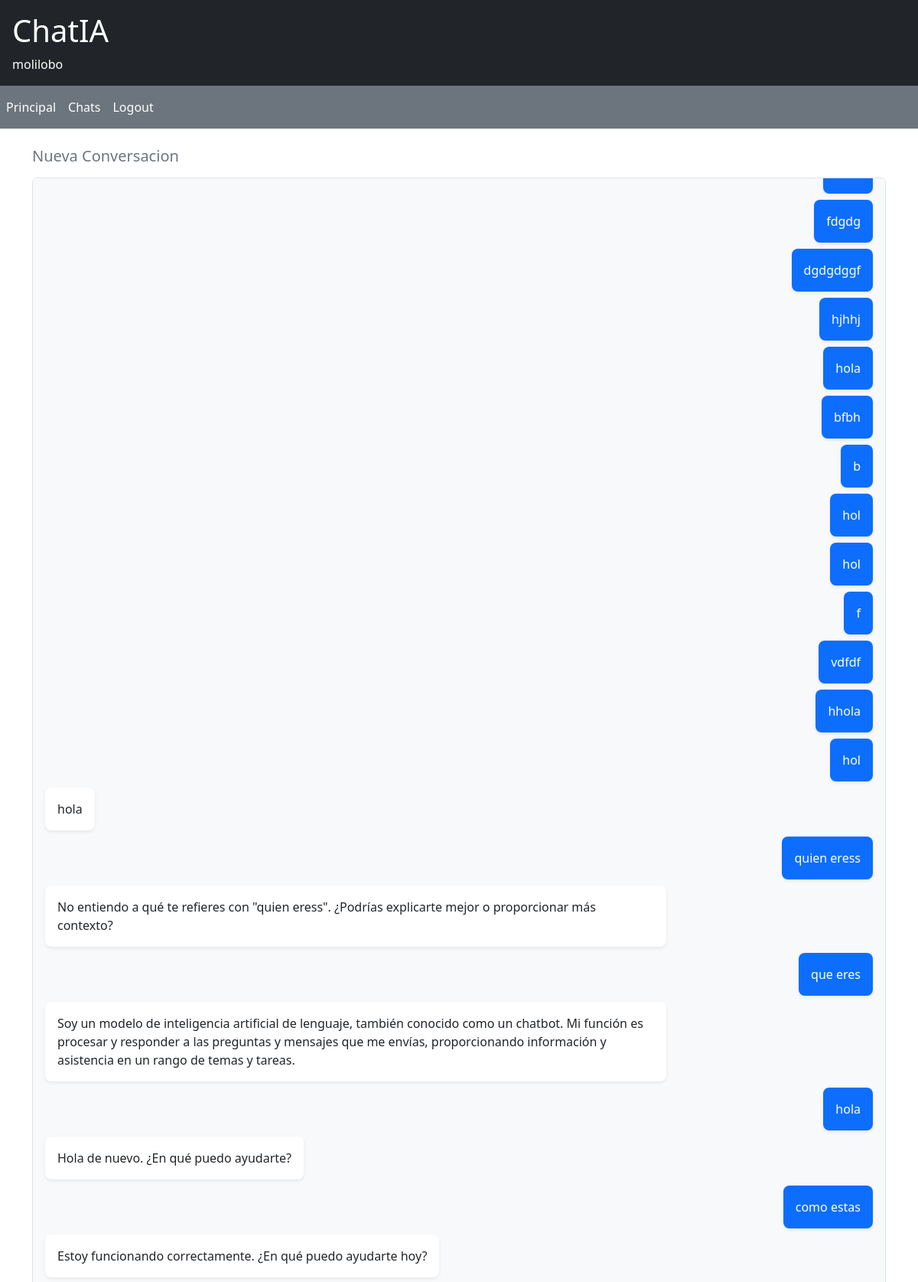
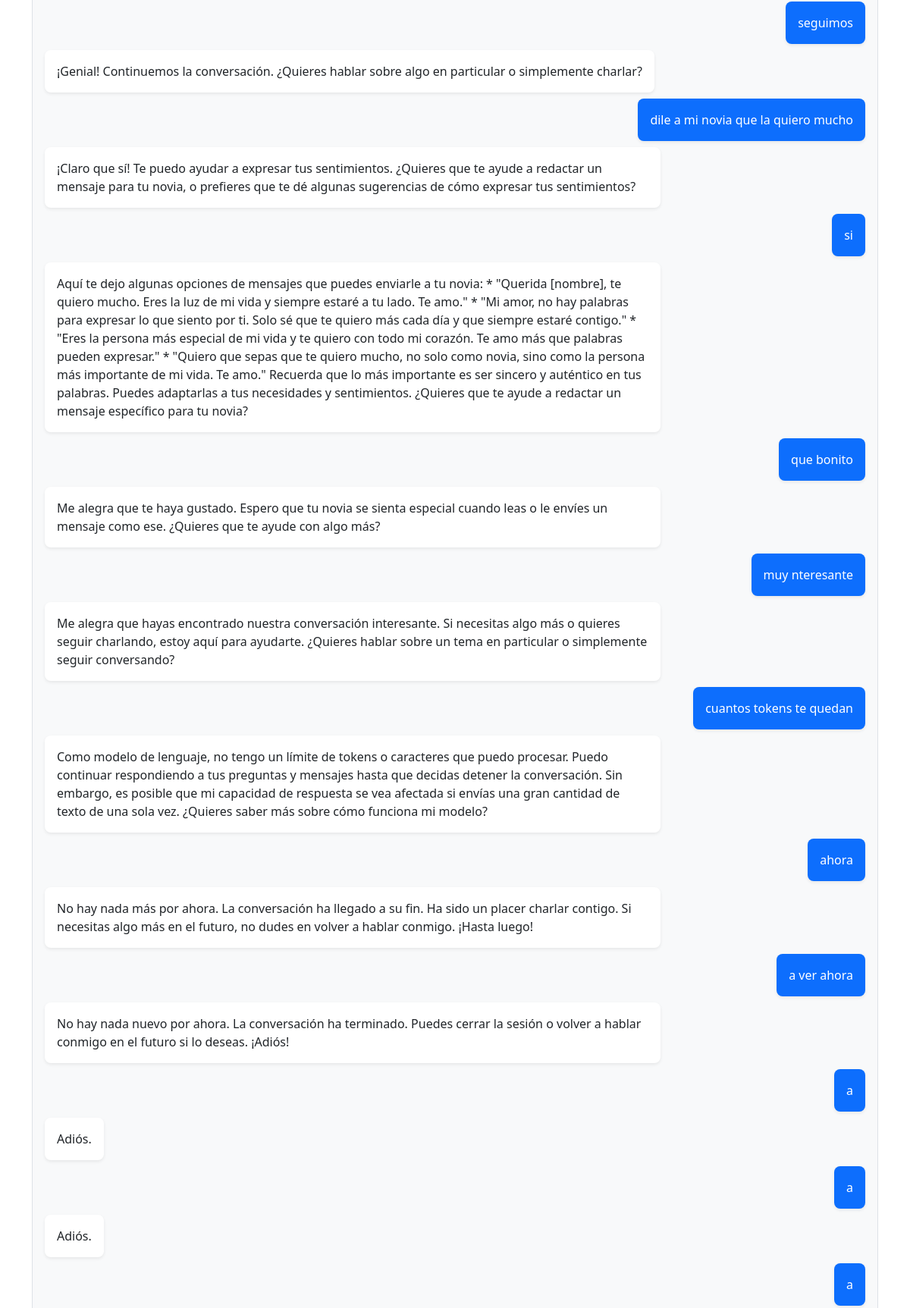
The page /chat/2/ (signed in, upper part) on the database its author committed (2 pictures, top to bottom).
### chat/models.py (models this page shows, shortened)
class Conversacion(models.Model):
        usuario = models.ForeignKey(User, on_delete=models.CASCADE)
        titulo  = models.CharField(max_length=100)
        creada = models.DateTimeField(auto_now_add=True)

class Mensaje(models.Model):
    ROL_CHOIZES = [
        ('User', 'Usuario'),
        ('assistant', 'Asistente'),
    ]
    conversacion = models.ForeignKey(Conversacion, on_delete=models.CASCADE)
    rol = models.CharField(max_length=20, choices=ROL_CHOIZES)
    contenido = models.TextField()
    creado = models.DateTimeField(auto_now_add=True)

### chat/views.py (the view, shortened to what this page needs)
# urls.py: path('chat/<int:id>/',views.chat_detalle,name='chat_detalle')
@login_required
def chat_detalle(request,id):
    conv = get_object_or_404(Conversacion,id=id,usuario=request.user)
    mensaje = conv.mensaje_set.order_by('creado')
    return render(request,"chat/chat_detalle.html",{
            'conv':conv,
            'mensaje':mensaje})

### chat/templates/chat/chat_detalle.html (shortened to what this page needs)
{% extends "chat/base.html" %}
{% block content %}
<div class="d-flex flex-column" style="height: 75vh;">
    <h5 class="mb-3 text-secondary">{{ conv.titulo }}</h5>
    <div id="mensajes" class="flex-grow-1 overflow-auto mb-3 p-3 rounded"
         style="background:#f8f9fa; border: 1px solid #dee2e6;">
        {% if mensaje %}
            {% for msg in mensaje %}
                <div class="d-flex {% if msg.rol == 'User' %}justify-content-end{% else %}justify-content-start{% endif %} mb-2">
                    <div class="p-3 rounded-3 shadow-sm"
                         style="max-width:75%;
                                background: {% if msg.rol == 'User' %}#0d6efd{% else %}#ffffff{% endif %};
                                color: {% if msg.rol == 'User' %}#ffffff{% else %}#212529{% endif %};">
                        {{ msg.contenido }}
                    </div>
                </div>
            {% endfor %}
        {% else %}
            <p class="text-center text-muted mt-5">Escribe el primer mensaje.</p>
        {% endif %}
    </div>
</div>
{% endblock %}

### chat/templates/chat/base.html (shortened to what this page needs)
<!DOCTYPE html>
<html lang="es">
<head>
    <link href="https://cdn.jsdelivr.net/npm/bootstrap@5.3.0/dist/css/bootstrap.min.css" rel="stylesheet">
</head>
<body>
<header class="bg-dark text-white p-3">
    <a href="/" class="text-white text-decoration-none"><h1>ChatIA</h1></a>
    {% if user.is_authenticated %}
        <span>{{ user.username }}</span>
    {% endif %}
</header>
<nav class="navbar navbar-expand bg-secondary">
    <ul class="navbar-nav">
        <li class="nav-item"><a class="nav-link text-white" href="/">Principal</a></li>
        <li class="nav-item"><a class="nav-link text-white" href="/chat/">Chats</a></li>
        <li class="nav-item"><a class="nav-link text-white" href="/logout/">Logout</a></li>
    </ul>
</nav>
<main class="container mt-4">
    {% block content %}
    {% endblock %}
</main>
</body>
</html>

### rows shown on the page
Conversacion: titulo "Nueva Conversacion"
Mensaje: contenido "fdgdg"
Mensaje: contenido "dgdgdggf"
Mensaje: contenido "hjhhj"
Mensaje: contenido "hola"
Mensaje: contenido "bfbh"
Mensaje: contenido "b"
Mensaje: contenido "hol"
Mensaje: contenido "hol"
Mensaje: contenido "f"
Mensaje: contenido "vdfdf"
Mensaje: contenido "hhola"
Mensaje: contenido "hol"
Mensaje: contenido "hola"
Mensaje: contenido "quien eress"
Mensaje: contenido "No entiendo a qué te refieres con \"quien eress\". ¿Podrías explicarte mejor o proporcionar más contexto?"
Mensaje: contenido "que eres"
Mensaje: contenido "Soy un modelo de inteligencia artificial de lenguaje, también conocido como un chatbot. Mi función es procesar y responder a las preguntas y mensajes que me envías, proporcionando información y asistencia en un rango de temas y tareas."
Mensaje: contenido "hola"
Mensaje: contenido "Hola de nuevo. ¿En qué puedo ayudarte?"
Mensaje: contenido "como estas"
Mensaje: contenido "Estoy funcionando correctamente. ¿En qué puedo ayudarte hoy?"
Mensaje: contenido "seguimos"
Mensaje: contenido "¡Genial! Continuemos la conversación. ¿Quieres hablar sobre algo en particular o simplemente charlar?"
Mensaje: contenido "dile a mi novia que la quiero mucho"
Mensaje: contenido "¡Claro que sí! Te puedo ayudar a expresar tus sentimientos. ¿Quieres que te ayude a redactar un mensaje para tu novia, o prefieres que te dé algunas sugerencias de cómo expresar tus sentimientos?"
Mensaje: contenido "si"
Mensaje: contenido "Aquí te dejo algunas opciones de mensajes que puedes enviarle a tu novia: * \"Querida [nombre], te quiero mucho. Eres la luz de mi vida y siempre estaré a tu lado. Te amo.\" * \"Mi amor, no hay palabras para expresar lo que siento por ti. Solo sé que te quiero más cada día y que siempre estaré contigo.\" * \"Eres la persona más especial de mi vida y te quiero con todo mi corazón. Te amo más que palabras pueden expresar.\" * \"Quiero que sepas que te quiero mucho, no solo como novia, sino como la persona más importante de mi vida. Te amo.\" Recuerda que lo más importante es ser sincero y auténtico en tus palabras. Puedes adaptarlas a tus necesidades y sentimientos. ¿Quieres que te ayude a redactar…"
Mensaje: contenido "que bonito"
Mensaje: contenido "Me alegra que te haya gustado. Espero que tu novia se sienta especial cuando leas o le envíes un mensaje como ese. ¿Quieres que te ayude con algo más?"
Mensaje: contenido "muy nteresante"
Mensaje: contenido "Me alegra que hayas encontrado nuestra conversación interesante. Si necesitas algo más o quieres seguir charlando, estoy aquí para ayudarte. ¿Quieres hablar sobre un tema en particular o simplemente seguir conversando?"
Mensaje: contenido "cuantos tokens te quedan"
Mensaje: contenido "Como modelo de lenguaje, no tengo un límite de tokens o caracteres que puedo procesar. Puedo continuar respondiendo a tus preguntas y mensajes hasta que decidas detener la conversación. Sin embargo, es posible que mi capacidad de respuesta se vea afectada si envías una gran cantidad de texto de una sola vez. ¿Quieres saber más sobre cómo funciona mi modelo?"
Mensaje: contenido "ahora"
Mensaje: contenido "No hay nada más por ahora. La conversación ha llegado a su fin. Ha sido un placer charlar contigo. Si necesitas algo más en el futuro, no dudes en volver a hablar conmigo. ¡Hasta luego!"
Mensaje: contenido "a ver ahora"
Mensaje: contenido "No hay nada nuevo por ahora. La conversación ha terminado. Puedes cerrar la sesión o volver a hablar conmigo en el futuro si lo deseas. ¡Adiós!"
Mensaje: contenido "a"
Mensaje: contenido "Adiós."
Mensaje: contenido "a"
Mensaje: contenido "Adiós."
Mensaje: contenido "a"

### other values the page prints
{{ user.username }} "molilobo"
